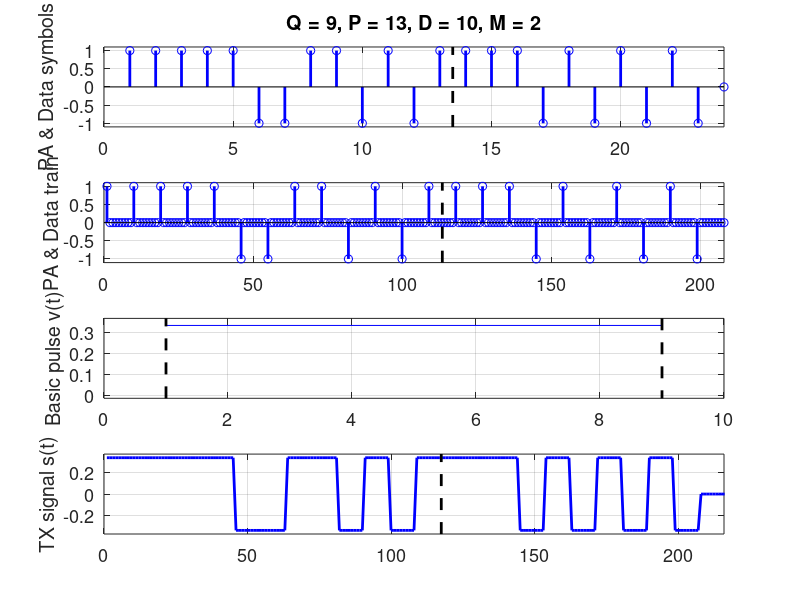
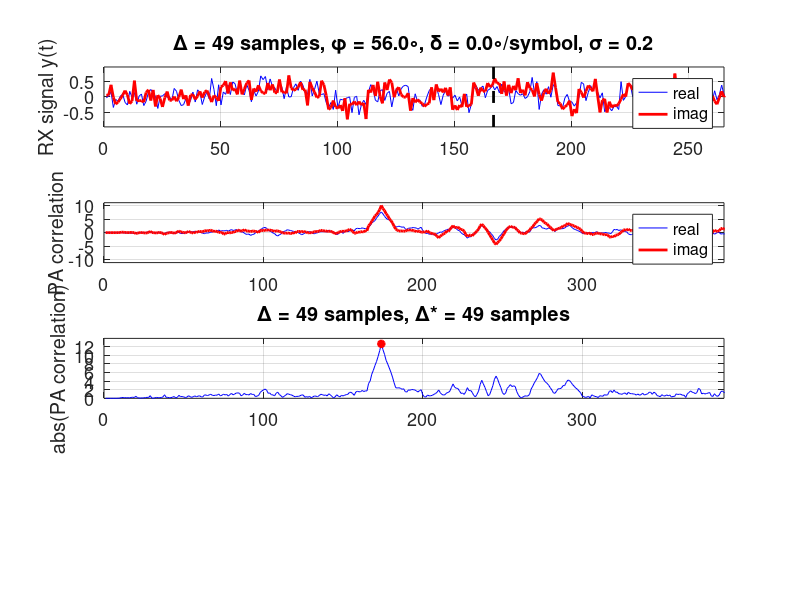

Write MATLAB code to recreate these figures, in order. (Note: this script raises an error after producing the figures.)

% System settings
Q=9;   % # samples per symbol, Q=(sampling rate)/(symbol rate)
P=-13; % floor(abs(P)) is the # symbols in the PA, negative P creates a Barker PA of length {2,3,4,5,7,11,13}, integer P>0 creates a BPSK PA, non-integer P>1.0 creates Gaussian PA, imaginary P create complex-valued PA
D=10;  % # data symbols
M=2;   % # of symbol alternatives in M-PSK

% Channel settings
delay=randi(50,1)*1; % random delay in number of samples
delay_offset=0;      % delay offset in number of samples
phi=randi(360,1)*1;  % random phase between 0 and 360 degrees
phi_offset=0;        % phase offset in degrees
freq_offset=0;       % degrees per symbol
sigma=0.2;           % standard deviation of the AWGN

% Basic pulse
v=ones(1,Q);     % rectangular
%v=ones(1,Q+2);  % rectangular with ISI
%v=(Q-1)/2-abs(-(Q-1)/2:(Q-1)/2); % triangle
%v=1:Q;          % ramp
%v=randn(1,Q);   % random

%%%%%%%%%%%%%%%%%%%%%%%%%%%%%%%%%%%%%%%%%%%%%%%%%%%%%%%%%%%%%%%%%%%%%%%%%%%
FontSize=13;
for k=1:3, figure(k), clf, end

% Transmitter %%%%%%%%%%%%%%%%%%%%%%%%%%%%%%%%%%%%%%%%%%%%%%%%%%%%%%%%%%%%%
figure(1)

% Create Preamble (PA)
if (real(P)<0)||(imag(P)<0), switch round(abs(P)), case 2, PA_symb=[+1 -1]; case 3, PA_symb=[+1 +1 -1]; case 4, PA_symb=[+1 +1 -1 +1]; case 5, PA_symb=[+1 +1 +1 -1 +1]; case 7, PA_symb=[+1 +1 +1 -1 -1 +1 -1]; case 11, PA_symb=[+1 +1 +1 -1 -1 -1 +1 -1 -1 +1 -1]; case 13, PA_symb=[+1 +1 +1 +1 +1 -1 -1 +1 +1 -1 +1 -1 +1]; otherwise, PA_symb=sign(randn(1,P)); end, if ~isreal(P), PA_symb=(PA_symb-j*PA_symb)/sqrt(2); end, elseif mod(abs(P),1)==0, if isreal(P), PA_symb=sign(randn(1,abs(P))); else, PA_symb=(sign(randn(1,abs(P)))+j*sign(randn(1,abs(P))))/sqrt(2); end, else, if isreal(P), PA_symb=randn(1,round(abs(P))); else, PA_symb=randn(1,round(abs(P)))+j*randn(1,round(abs(P))); end, PA_symb=PA_symb/sqrt(sum(abs(PA_symb).^2)/round(abs(P))); end, P=floor(abs(P));

% Data
d=randi(M,1,D)-1; % random data symbol index {0:(M-1)}
D_symb=exp(j*2*pi*d/M+j*pi/4*(M==4)); % M-PSK constellation
PAD_symb=[PA_symb, D_symb, zeros(1,P+D)];
subplot(411), stem(real(PAD_symb),'b','linewidth',2), hold on, if ~isreal(PA_symb)||(M>2), stem(imag(PAD_symb),'r','linewidth',2), end, plot([1 1]*(P+0.5),[-1 1]*2,'k--','linewidth',2), hold off, if ~isreal(PA_symb)||(M>2), legend('real','imag','Location','NorthEast'), end, ylabel('PA & Data symbols'), axis([0 P+D+1 [-1 1]*max(abs(PAD_symb))*1.1]), title(sprintf('Q = %d, P = %d, D = %d, M = %d',Q,P,D,M)), grid on, set(gca,'FontSize',FontSize)

% Train
dirac=[1 zeros(1,Q-1)];
PAD_train=kron(PAD_symb,dirac);
subplot(412), stem(real(PAD_train),'b','linewidth',2), hold on, if ~isreal(PA_symb)||(M>2), stem(imag(PAD_train),'r','linewidth',2), end, plot([1 1]*(P*Q-0.5*Q+1),[-1 1]*2,'k--','linewidth',2), hold off, if ~isreal(PA_symb)||(M>2), legend('real','imag','Location','NorthEast'), end, ylabel('PA & Data train'), axis([0 (P+D)*Q+1 [-1 1]*max(abs(PAD_train))*1.1]), grid on, set(gca,'FontSize',FontSize)

% Basic pulse
v=v/sqrt(sum(v.^2)); % normalize to energy = 1
subplot(413), plot(1:length(v),v,'b',[1 1 Q Q],[-1 1 1 -1]*2,'k--','linewidth',2), ylabel('Basic pulse v(t)'), axis([0 length(v)+1 [min([v,-0.01]) max(v)]*1.1]), grid on, set(gca,'FontSize',FontSize)

% TX signal
s=conv(PAD_train,v); % TX filter
subplot(414), plot(real(s),'b','linewidth',2), hold on, if ~isreal(PA_symb)||(M>2), plot(imag(s),'r','linewidth',2), end, plot([1 1]*(P*Q+0.5),[-1 1],'k--','linewidth',2), hold off, if ~isreal(PA_symb)||(M>2), legend('real','imag','Location','NorthEast'), end, ylabel('TX signal s(t)'), grid on, axis([0 (P+D+1)*Q [-1 1]*max(abs(s))*1.1]), set(gca,'FontSize',FontSize)

% Channel %%%%%%%%%%%%%%%%%%%%%%%%%%%%%%%%%%%%%%%%%%%%%%%%%%%%%%%%%%%%%%%%%
figure(2)

% Frequency shift
s=s.*exp(j*freq_offset/180*pi/Q*[[0:length(s)-1]-P*Q/2+0.5]);

% Phase shift
s=s*exp(j*phi/180*pi);

% Delay
s=[zeros(1,delay), s];

% AWGN
y=s+(randn(size(s))+j*randn(size(s)))*sigma;
subplot(411), plot(1:length(y),real(y),'b',1:length(y),imag(y),'r','linewidth',2), hold on, plot([1 1]*(P*Q+delay+0.5),[-1 1]*9,'k--','linewidth',2), hold off, ylabel('RX signal y(t)'), legend('real','imag','Location','NorthEast'),  grid on, axis([0 (P+D+1)*Q+delay [-1 1]*max(abs(y))*1.1]), set(gca,'FontSize',FontSize), title(sprintf('\\Delta = %d samples, \\phi = %2.1f\\circ, \\delta = %2.1f\\circ/symbol, \\sigma = %2.1f',delay,phi,freq_offset,sigma)), set(gca,'FontSize',FontSize)

% Receiver %%%%%%%%%%%%%%%%%%%%%%%%%%%%%%%%%%%%%%%%%%%%%%%%%%%%%%%%%%%%%%%%

% PA correlation
PA_train=kron(PA_symb,dirac);
s_PA=conv(PA_train,v);
z_PA=conv(y,fliplr(conj(s_PA)));

% Detect the PA and estimate delay and phase
[peak, ind]=max(abs(z_PA));
ind=ind+delay_offset;
if P>0 % if a PA is transmitted
    delay_hat=ind+1-Q*(P+1);
    phi_hat=mod(angle(z_PA(ind))*180/pi+phi_offset,360);
    subplot(412), plot(1:length(z_PA),real(z_PA),'b',1:length(z_PA),imag(z_PA),'r','linewidth',2), ylabel('PA correlation'), legend('real','imag','Location','NorthEast'), grid on, axis([0 (2*P+D+2)*Q+delay-2 [-1 1]*max(0.01+abs([real(z_PA), imag(z_PA)]))*1.1]), set(gca,'FontSize',FontSize)
    subplot(413), plot(1:length(z_PA),abs(z_PA),'b',ind,abs(z_PA(ind)),'r*','linewidth',2), ylabel('abs(PA correlation)'), grid on, axis([0 (2*P+D+2)*Q+delay-2 [0 1]*max(0.01+abs(z_PA))*1.1]), title(sprintf('\\Delta = %d samples, \\Delta* = %d samples',delay,delay_hat)), set(gca,'FontSize',FontSize), set(gca,'YTick',unique([0 round(max(abs(z_PA((ind-Q):-Q:1))),1) P]))
else % if no PA is included
    delay_hat=delay+delay_offset;
    phi_hat=mod(phi+phi_offset,360);
end

% Matched filter
data_start=delay_hat+Q*(P+1);
data_ind=data_start:Q:(data_start+(D-1)*Q);
z=conv(y,fliplr(v));
subplot(414), plot(1:length(z),real(z),'b',1:length(z),imag(z),'r',data_ind,real(z(data_ind)),'b*',data_ind,imag(z(data_ind)),'r*','linewidth',2), hold on, plot([1 1]*(P*Q+delay+0.5*Q),[-1 1]*9,'k--','linewidth',2), hold off, ylabel('MF output z(t)'), legend('real','imag','Location','NorthEast'), grid on, axis([0 (1*P+D+2)*Q+delay-1 [-1 1]*max(abs([real(z), imag(z)]))*1.1]), set(gca,'FontSize',FontSize)

% Diagnostics %%%%%%%%%%%%%%%%%%%%%%%%%%%%%%%%%%%%%%%%%%%%%%%%%%%%%%%%%%%%%
figure(3)

% Phase compensation
z_rot=z*exp(-j*phi_hat/180*pi);

% Decisions on the symbols and error rates
d_hat=mod(round((angle(z_rot(data_ind))-pi/4*(M==4))/(pi*2)*M),M);
Symb_errors=sum(d~=d_hat);
SER=Symb_errors/D;
SER_UB=(1+(M>2))*qfunc(sin(pi/M)/sigma); % Upper bound

if (P>0)&&(D>0)
    subplot(221), plot([0 real(exp(j*phi/180*pi))]*abs(peak)*2,[0 imag(exp(j*phi/180*pi))]*abs(peak)*2,'k--',real(z_PA),imag(z_PA),'b',real(z_PA(ind)),imag(z_PA(ind)),'r*','linewidth',2), axis square, axis(abs(peak)*1.5*[-1 1 -1 1]), grid on, xlabel('real'), ylabel('imag'), title(sprintf('PA correlation, \\phi = %2.1f\\circ, \\phi* = %2.1f\\circ',phi,phi_hat)), set(gca,'FontSize',FontSize)
elseif P>0
    subplot(111), plot([0 real(exp(j*phi/180*pi))]*abs(peak)*2,[0 imag(exp(j*phi/180*pi))]*abs(peak)*2,'k--',real(z_PA),imag(z_PA),'b',real(z_PA(ind)),imag(z_PA(ind)),'r*','linewidth',2), axis square, axis(abs(peak)*1.5*[-1 1 -1 1]), grid on, xlabel('real'), ylabel('imag'), title(sprintf('PA correlation, \\phi = %2.1f\\circ, \\phi* = %2.1f\\circ',phi,phi_hat)), set(gca,'FontSize',FontSize)
end

if D>0
    z_eye=reshape(z_rot((data_start-floor(Q/2)):(data_start-floor(Q/2)+D*Q-1)),Q,D);
    subplot(222), plot((0:Q-1)-floor(Q/2),real(z_eye(:,1)),'b','linewidth',2), hold on, if M<=2, plot((0:Q-1)-floor(Q/2),real(z_eye),'b','linewidth',2), else, plot((0:Q-1)-floor(Q/2),imag(z_eye),'r','linewidth',2), plot((0:Q-1)-floor(Q/2),real(z_eye),'b','linewidth',2), end, plot([0 0],[-1 1]*9,'k--','linewidth',2), if M>2, legend('real','imag','Location','NorthEast'), end, hold off, axis square, axis([-floor(Q/2) Q-1-floor(Q/2) [-1 1]*max(abs(z_rot))*1.1]), grid on, xlabel('sample index'), title(sprintf('Eye diagram, \\Delta = %d samples, \\Delta* = %d samples',delay,delay_hat)), set(gca,'FontSize',FontSize)
    
    subplot(223), circ=exp(j*(0:0.01:2*pi))*max(sigma,0.03); ColorOrder=[0.00 0.00 1.00; 1.00 0.00 0.00; 0.13 0.94 0.96; 0.11 0.78 0.39; 0.80 0.43 0.91; 0.97 0.76 0.29; 0.74 0.27 0.25; 0.20 0.31 0.20]; for k=0:M-1, plot(real(z(data_ind(d==k))),imag(z(data_ind(d==k))),'*','Color',ColorOrder(mod(k,8)+1,:),'linewidth',2), hold on, end, for k=0:M-1, region=[0 exp(j*2*pi*(k+0.5)/M+j*pi/4*(M==4))]*9; plot(real(region),imag(region),'k--','linewidth',2), plot(real(circ+exp(j*2*pi*k/M+j*pi/4*(M==4))),imag(circ+exp(j*2*pi*k/M+j*pi/4*(M==4))),'Color',ColorOrder(mod(k,8)+1,:),'linewidth',2), end, hold off, axis square, axis((1+max(sigma,0.1)*3)*[-1 1 -1 1]), grid on, xlabel('real'), ylabel('imag'), title('MF output sampled per symbol'), set(gca,'FontSize',FontSize)
    
    subplot(224), circ=exp(j*(0:0.01:2*pi))*max(sigma,0.03); ColorOrder=[0.00 0.00 1.00; 1.00 0.00 0.00; 0.13 0.94 0.96; 0.11 0.78 0.39; 0.80 0.43 0.91; 0.97 0.76 0.29; 0.74 0.27 0.25; 0.20 0.31 0.20]; for k=0:M-1, plot(real(z_rot(data_ind(d==k))),imag(z_rot(data_ind(d==k))),'*','Color',ColorOrder(mod(k,8)+1,:),'linewidth',2), hold on, end, for k=0:M-1, region=[0 exp(j*2*pi*(k+0.5)/M+j*pi/4*(M==4))]*9; plot(real(region),imag(region),'k--','linewidth',2), plot(real(circ+exp(j*2*pi*k/M+j*pi/4*(M==4))),imag(circ+exp(j*2*pi*k/M+j*pi/4*(M==4))),'Color',ColorOrder(mod(k,8)+1,:),'linewidth',2), end, hold off, axis square, axis((1+max(sigma,0.1)*3)*[-1 1 -1 1]), grid on, xlabel('real'), ylabel('imag'), title('De-rotated MF output sampled per symbol'), text(-1,1.1,sprintf('SER = %d / %d = %3.1f%% (%3.1f%%)',Symb_errors,D,SER*100,SER_UB*100),'FontSize',FontSize,'BackgroundColor','w'), set(gca,'FontSize',FontSize)
end
